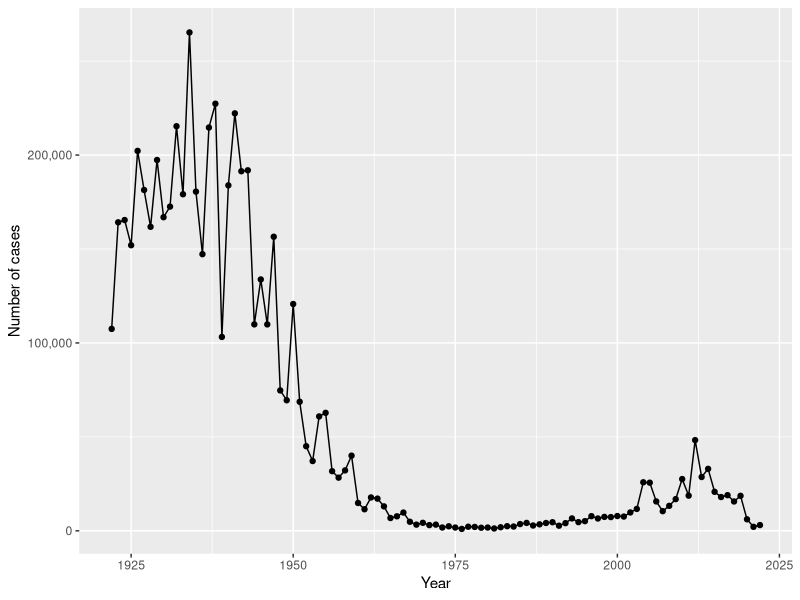
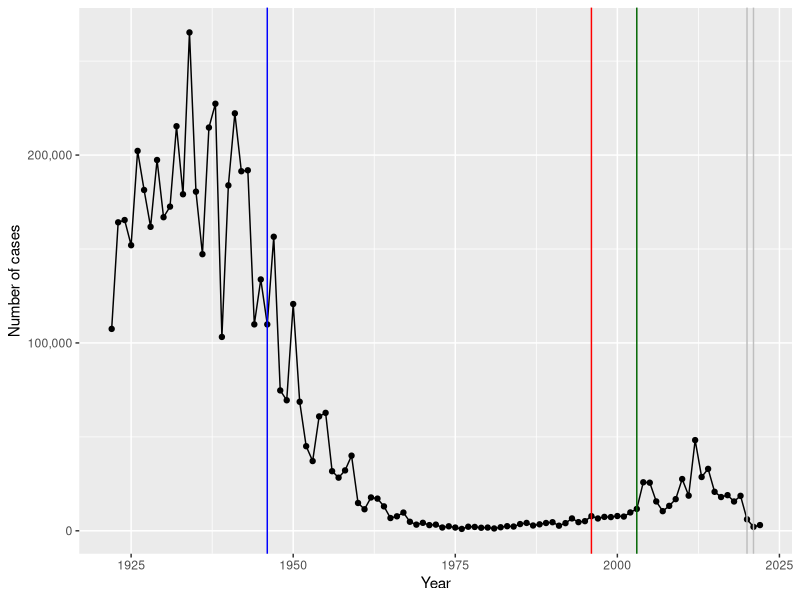

Here is the R script that generated these plots, in order: (Note: this script raises an error after producing the figures.)
## ---- chunk 1
#install.packages('datapasta')
## ---- chunk 2
cdc <- data.frame(
                          year = c(1922L,
                                   1923L,1924L,1925L,1926L,1927L,1928L,
                                   1929L,1930L,1931L,1932L,1933L,1934L,1935L,
                                   1936L,1937L,1938L,1939L,1940L,1941L,
                                   1942L,1943L,1944L,1945L,1946L,1947L,1948L,
                                   1949L,1950L,1951L,1952L,1953L,1954L,
                                   1955L,1956L,1957L,1958L,1959L,1960L,
                                   1961L,1962L,1963L,1964L,1965L,1966L,1967L,
                                   1968L,1969L,1970L,1971L,1972L,1973L,
                                   1974L,1975L,1976L,1977L,1978L,1979L,1980L,
                                   1981L,1982L,1983L,1984L,1985L,1986L,
                                   1987L,1988L,1989L,1990L,1991L,1992L,1993L,
                                   1994L,1995L,1996L,1997L,1998L,1999L,
                                   2000L,2001L,2002L,2003L,2004L,2005L,
                                   2006L,2007L,2008L,2009L,2010L,2011L,2012L,
                                   2013L,2014L,2015L,2016L,2017L,2018L,
                                   2019L,2020L,2021L,2022L),
  cases = c(107473,
                                   164191,165418,152003,202210,181411,
                                   161799,197371,166914,172559,215343,179135,
                                   265269,180518,147237,214652,227319,103188,
                                   183866,222202,191383,191890,109873,
                                   133792,109860,156517,74715,69479,120718,
                                   68687,45030,37129,60886,62786,31732,28295,
                                   32148,40005,14809,11468,17749,17135,
                                   13005,6799,7717,9718,4810,3285,4249,
                                   3036,3287,1759,2402,1738,1010,2177,2063,
                                   1623,1730,1248,1895,2463,2276,3589,
                                   4195,2823,3450,4157,4570,2719,4083,6586,
                                   4617,5137,7796,6564,7405,7298,7867,
                                   7580,9771,11647,25827,25616,15632,10454,
                                   13278,16858,27550,18719,48277,28639,
                                   32971,20762,17972,18975,15609,18617,6124,
                                   2116,3044)
)
## ---- chunk 3
head(cdc)
## ---- chunk 4
library(ggplot2)
library(scales)

# Building the plot
baseplot <- ggplot(cdc) +
aes(x = year,
y = cases) +
geom_point() +
geom_line() +
labs(x = "Year",
y = "Number of cases") +
scale_y_continuous(labels = comma) # No longer scientific notation
baseplot
## ---- chunk 5
# Landmark plot
lm_plot <- baseplot +
geom_vline(xintercept = 1946, # wP vaccine with everything
col = 'blue') +
geom_vline(xintercept = 1996, # aP vaccine with "essential components"
col = 'red') +
geom_vline(xintercept = 2003, # Start of the big increase
col = 'darkgreen') +
geom_vline(xintercept = c(2020,2021), # Covid-19 lockdowns
col = 'grey')
lm_plot
## ---- chunk 6
#install.packages('jsonlite')
## ---- chunk 7
library(jsonlite)

# Read subject table
subject <- read_json('https://www.cmi-pb.org/api/v5/subject',
simplifyVector = TRUE)

head(subject)
## ---- chunk 8
table(subject$infancy_vac)
## ---- chunk 9
table(subject$biological_sex)
## ---- chunk 10
table(subject$race, subject$biological_sex)
## ---- chunk 11
specimens <- read_json('https://www.cmi-pb.org/api/v5/specimen',
simplifyVector = TRUE)
head(specimens)
## ---- chunk 12
library(dplyr)
meta <- inner_join(specimens, subject)
## ---- chunk 13
head(meta)
## ---- chunk 14
abdata <- read_json('http://cmi-pb.org/api/v5/plasma_ab_titer',
simplifyVector = TRUE)
head(abdata)
## ---- chunk 15
ab <- inner_join(abdata, meta)
## ---- chunk 16
head(ab)
## ---- chunk 17
nrow(ab)
## ---- chunk 18
table(ab$isotype)
## ---- chunk 19
table(ab$antigen)
## ---- chunk 20
igg <- filter(ab, isotype == 'IgG')
head(igg)
## ---- chunk 21
ggplot(igg) +
aes(MFI_normalised, antigen) +
geom_boxplot()
## ---- chunk 22
ggplot(igg) +
aes(MFI_normalised, antigen, col = infancy_vac) +
geom_boxplot()
## ---- chunk 23
ggplot(igg) +
aes(MFI_normalised, antigen, col = infancy_vac) +
geom_boxplot() +
facet_wrap(~visit) # Faceting by visit
## ---- chunk 24
ggplot(igg) +
aes(MFI_normalised, antigen, col = infancy_vac) +
geom_boxplot() +
facet_wrap(~infancy_vac) # Faceting by vaccine
## ---- chunk 25
table(igg$visit)
## ---- chunk 26
igg_7 <- filter(igg, visit %in% 1:7)
table(igg_7$visit)
## ---- chunk 27
ggplot(igg_7) +
aes(MFI_normalised, antigen, col = infancy_vac) +
geom_boxplot() +
facet_wrap(~visit, ncol = 2) # Faceting by visit
## ---- chunk 28
ggplot(igg_7) +
aes(x = visit,
y = MFI_normalised,
group=subject_id) +
geom_point() +
geom_line()
## ---- chunk 29
abdata.21 <- ab %>% filter(dataset == "2021_dataset")
abdata.21 %>%
filter(isotype == "IgG", antigen == "PT") %>%
ggplot() +
aes(x=planned_day_relative_to_boost,
y=MFI_normalised,
col=infancy_vac,
group=subject_id) +
geom_point() +
geom_line()
